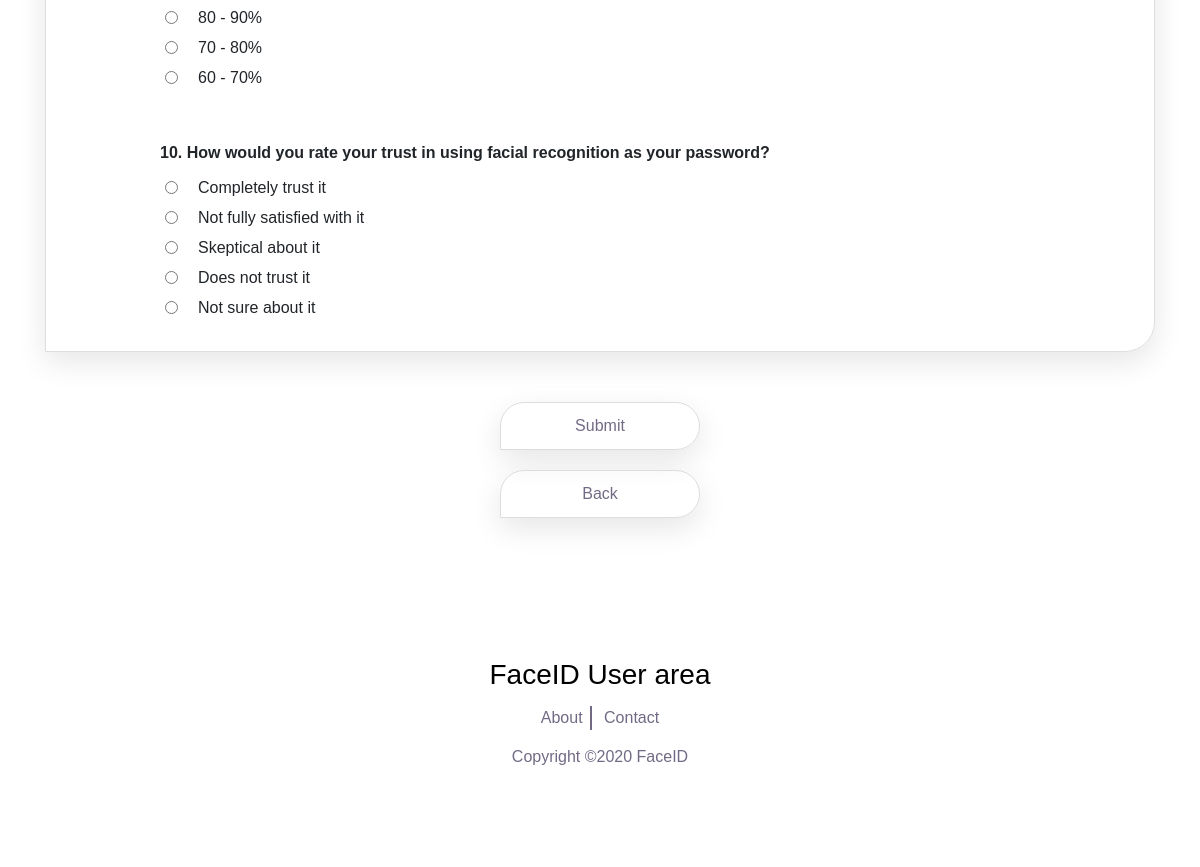
Before: /user/3/enroll/1 (signed in, lower part) with the older database file.
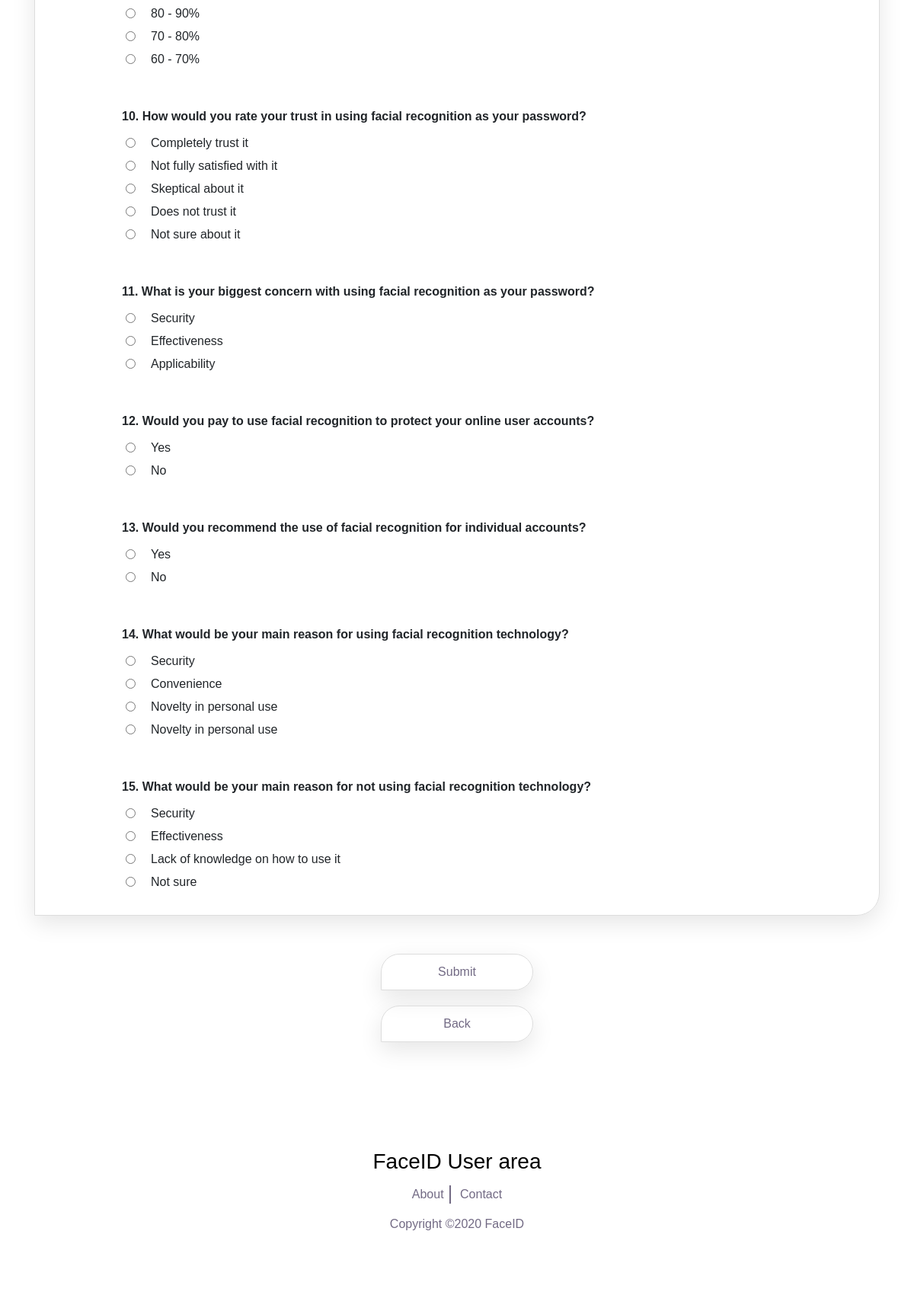
After: the same page with the newer database file.
### app/models.py (models this page shows)
class Question(db.Model):
    __tablename__ = 'question'
    id = db.Column(db.Integer, primary_key=True)
    title = db.Column(db.String(80), nullable=True)
    option1 = db.Column(db.String(80), nullable=True)
    option2 = db.Column(db.String(80), nullable=False)
    option3 = db.Column(db.String(80), nullable=False)
    option4 = db.Column(db.String(80), nullable=False)
    option5 = db.Column(db.String(80), nullable=False)
    exam_id = db.Column(db.Integer, db.ForeignKey('exam.id'), nullable=False)

### app/routes.py (the view)
@app.route('/user/<user_id>/enroll/<exam_id>', methods=['GET', 'POST'])
@login_required
def enrol_exam(user_id, exam_id):
    if request.method == 'POST':
        error=None
        message = ''
        for field_name in request.form:
            value = request.form[field_name]
            question_id = int(field_name)
            if type(question_id) == int and question_id < 1000 and value != '':
                try:
                    new_answer = Answers(user_id=user_id, question_id=question_id, answer=int(value))
                    db.session.add(new_answer)
                    db.session.commit()
                except Exception as e:
                    error = str(e.args[0])
                    break
            else:
                error = 'Invalid question ID'
        try:
            new_enrollment = Enrolment(user_id=user_id, exam_id=exam_id, date = db.func.current_timestamp(), status='Passed')
            db.session.add(new_enrollment)
            db.session.commit()
        except Exception as e:
            error += ' ' + str(e.args[0])
        if error == None:
            title = 'Exam #' + exam_id + ' has been completed'
            message = title
        else:
            title = error
        return render_template('./user/user_exam_completed.html',  message=message, error=error, title=title)
    else:
        title = 'Enroll Exam #'+ exam_id
        error=None
        try:
            exam = Exams.query.filter_by(id=exam_id).first()
            questions = Question.query.filter_by(exam_id=exam_id).order_by(Question.id).all()
        except Exception as e:
            error = str(e.args[0])
        return render_template('./user/user_enroll_exam_by_id.html', exam=exam, questions=questions, user_id=user_id, exam_id=exam_id, error=error, title=title)

### app/routes.py (called while the page is built)
@login_manager.user_loader
def user_loader(user_id):
    user = User.query.get(user_id)
    return user

### app/templates/user/user_enroll_exam_by_id.html (shortened to what the changed rows need)
{% extends "./user/user_base.html" %}
{% block content %}
    <div id="content">
        <section class="special-area bg-white section_padding_150_50" id="about">
            <div class="special_description_area">
                <div class="container">
                    <div class="row">
                        <div class="col-lg-12">
                            <div class="webcam-frame">
                                        <div class='table-wrapper'>
                                            <form action='/user/{{ user_id }}/enroll/{{ exam_id }}' method='POST' id='exam'>
                                            {% for question in questions %}
                                            <div class='tb-row-question'>
                                                <div class='tb-column-exam-question'><strong>{{loop.index}}. {{ question.title }}</strong></div>
                                            </div>
                                                    <div class='tb-row-exam'>
                                                        <div class='tb-row-options'>
                                                                <div class='tb-radiobutton'><input type='radio' value='1' name='{{question.id}}' required/></div>
                                                                <div class='tb-option'>{{ question.option1 }}</div>
                                                        </div>
                                                    </div>
                                                    <div class='tb-row-exam'>
                                                        <div class='tb-row-options'>
                                                            <div class='tb-radiobutton'><input type='radio' value='2' name='{{question.id}}' required/></div>
                                                            <div class='tb-option'>{{ question.option2 }}</div>
                                                        </div>
                                                    </div>
                                                    {% if question.option3 %}
                                                    <div class='tb-row-exam'>
                                                        <div class='tb-row-options'>
                                                            <div class='tb-radiobutton'><input type='radio' value='3' name='{{question.id}}' required/></div>
                                                            <div class='tb-option'>{{ question.option3 }}</div>
                                                        </div>
                                                    </div>
                                                    {% endif %}
                                                    {% if question.option4 %}
                                                    <div class='tb-row-exam'>
                                                        <div class='tb-row-options'>
                                                            <div class='tb-radiobutton'><input type='radio' value='4' name='{{question.id}}' required/></div>
                                                            <div class='tb-option'>{{ question.option4 }}</div>
                                                        </div>
                                                    </div>
                                                    {% endif %}
                                                    {% if question.option5 %}
                                                    <div class='tb-row-exam'>
                                                        <div class='tb-row-options'>
                                                            <div class='tb-radiobutton'><input type='radio' value='5' name='{{question.id}}' required/></div>
                                                            <div class='tb-option'>{{ question.option5 }}</div>
                                                        </div>
                                                    </div>
                                                    {% endif %}
                                            {% endfor %}
                                            </form>
                                          </div>
                                        </div>
                        </div>
                    </div>
                </div>
            </div>
        </section>
        </div>
        {% endblock %}

Changed rows visible on the page:
now on this page (row edited): Question: title "What is your biggest concern with using facial recognition as your password?", option1 "Security", option2 "Effectiveness", option3 "Applicability"
now on this page (row edited): Question: title "Would you pay to use facial recognition to protect your online user accounts?", option1 "Yes", option2 "No"
now on this page (row edited): Question: title "Would you recommend the use of facial recognition for individual accounts?", option1 "Yes", option2 "No"
now on this page (row edited): Question: title "What would be your main reason for using facial recognition technology?", option1 "Security", option2 "Convenience", option3 "Novelty in personal use", option4 "Novelty in personal use"
now on this page (row edited): Question: title "What would be your main reason for not using facial recognition technology?", option1 "Security", option2 "Effectiveness", option3 "Lack of knowledge on how to use it", option4 "Not sure"
